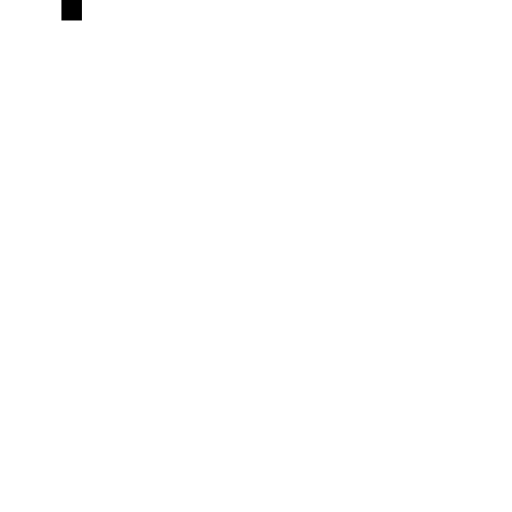
Frame 1 (no input)
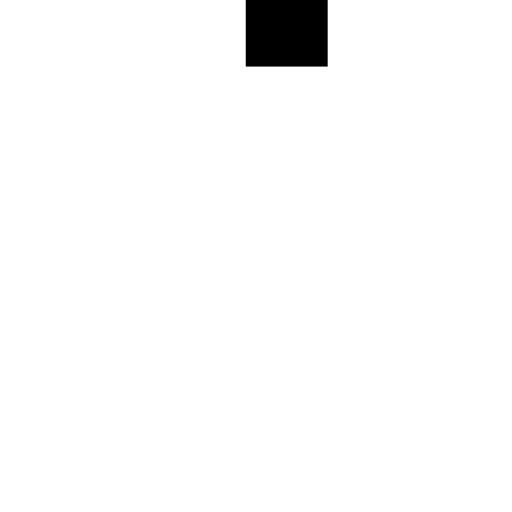
Frame 60 (the mouse pressed at the canvas centre just before this capture)
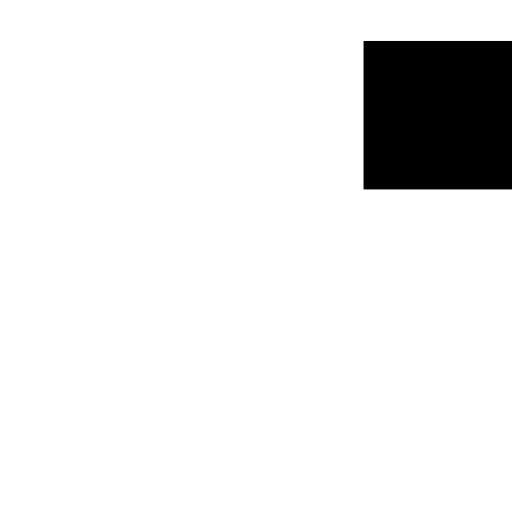
Frame 120 (the mouse held since frame 60 and released just before this capture)

The Processing sketch that drew these frames (run headless with seeded random() and noise(); from frame 60 on, the mouse is pressed at the canvas centre):

// Processing sketch: loop2
// ── loop2.pde
float speed = 16;
int bg = 255;
int count;

ArrayList<Square> squares = new ArrayList<Square>();

void setup() {
  size(512, 512);
  squares.add(new Square(true));
}

void draw() {
  //count++;
  background(bg);
  //background(color(255,255,255,128));
  //if(count%50==0) {
  //  if(bg==0) squares.add(new Square(true));
  //  else squares.add(new Square(false));
  //  println("added new");
  //}
  for(int i=0; i<squares.size(); i++) {
    squares.get(i).grow();
    squares.get(i).draw();
    if(squares.get(i).isDone()) {
      squares.get(i).reverse();
      if(bg==0) bg = 255;
      else bg = 0;
    }
  }
}

public class Square {
  public float top = 0;
  public float left = 0;
  public float hori = 0;
  public float vert = 0;
  public boolean isBlack;
  public String dir = "right";
  public float transition = 0;
  
  public Square(boolean isBlack) {
    this.isBlack = isBlack;
  }
  
  public boolean isDone() {
    return dir == "done";
  }
  
  public void reverse() {
    if(isBlack) isBlack = false;
    else isBlack = true;
    dir = "right";
  }
  
  public void changeDir() {
    transition = 0;
    if(dir == "right") dir = "down";
    else if(dir == "down") dir = "left";
    else if(dir == "left") dir = "up";
    else if(dir == "up") dir = "done";
  }
  
  public void grow() {
    transition += speed;
    if(dir == "right") {
      hori = map(transition, 0, 100, 0, width*0.25);
      vert = map(transition, 0, 100, 0, height*0.25);
      left = map(transition, 0, 100, 0, width-(width*0.25));
    }
    else if(dir == "down") {
      hori = map(transition, 0, 100, width*0.25, width*0.5);
      vert = map(transition, 0, 100, height*0.25, height*0.5);
      left = map(transition, 0, 100, width-(width*0.25), width-(width*0.5));
      top = map(transition, 0, 100, 0, height-(height*0.5));
    }
    else if(dir == "left") {
      hori = map(transition, 0, 100, width*0.5, width*0.75);
      vert = map(transition, 0, 100, height*0.5, height*0.75);
      left = map(transition, 0, 100, width-(width*0.5), 0);
      top = map(transition, 0, 100, height-(height*0.5), height-(height*0.75));
    }
    else if(dir == "up") {
      hori = map(transition, 0, 100, width*0.75, width);
      vert = map(transition, 0, 100, height*0.75, height);
      top = map(transition, 0, 100, height-(height*0.75), 0);
    }
    if(transition >= 100) changeDir();
  }
  
  public void draw() {
    noStroke();
    if(isBlack) fill(color(0,0,0, 255));
    else fill(color(255,255,255, 255));
    
    rect(left, top, hori, vert);
  }
}
